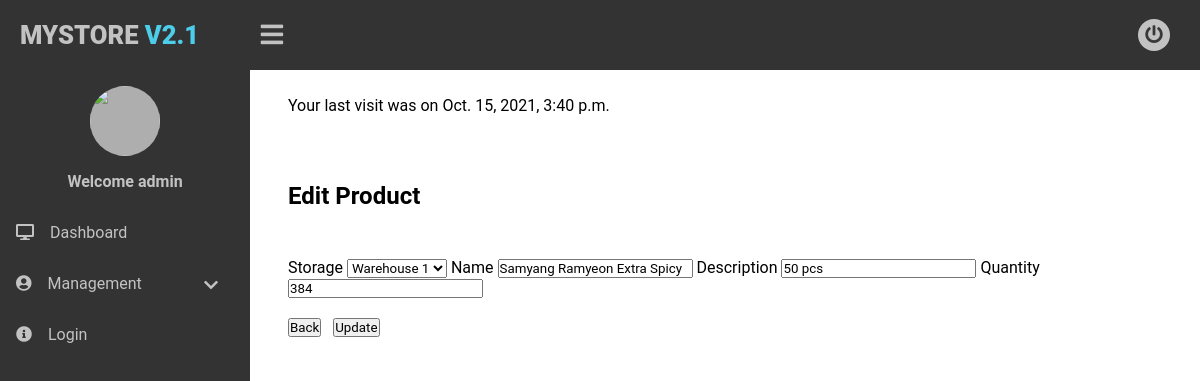
/1/update-pd/ (signed in), run on the app's committed database.
### mystorev2/models.py (models this page shows, shortened)
class User(AbstractBaseUser):
    first_name = models.CharField(verbose_name='first name', max_length=200)
    last_name = models.CharField(verbose_name='last name', max_length=200)
    group = models.ForeignKey(
        Group, on_delete=models.CASCADE, null=True, blank=True)
    username = models.CharField(max_length=20, unique=True)
    email = models.EmailField(max_length=255, unique=True)
    date_joined = models.DateTimeField(
        verbose_name='date joined', auto_now_add=True)
    last_login = models.DateTimeField(
        verbose_name='last login', auto_now_add=True)
    is_admin = models.BooleanField(default=False)
    is_active = models.BooleanField(default=True)
    is_staff = models.BooleanField(default=False)
    is_superuser = models.BooleanField(default=False)
    USERNAME_FIELD = 'username'
    REQUIRED_FIELDS = ['email', 'group']
    objects = UserManager()

class Product(models.Model):
    prodkey = models.ForeignKey(Warehouse, on_delete=models.CASCADE)
    prod_name = models.CharField(max_length=200)
    prod_desc = models.CharField(max_length=200)
    prod_qty = models.IntegerField(default=0)

### mystorev2/views.py (the view)
class ProductUpdate(UpdateView):
    model = Product
    fields = ['prodkey', 'prod_name', 'prod_qty', 'prod_desc']
    template_name = 'e-product.html'
    success_url = '/'

### mystorev2/models.py (called while the page is built)
    def __str__(self):
        return self.wh_name

### templates/e-product.html (shortened to what this page needs)
{% extends 'base.html' %} {% block content%}
<div class="main-container">
  <div class="card">
    {% if user.is_staff%}
    <p>
      Your last visit was on {{user.last_login}}
      <br /><br />
    </p>
  </div>
  <div class="card">
    <h2>Edit Product</h2>
  </div>
  <div class="card">
    <form method="post">
      {% csrf_token %} Storage {{form.prodkey}} Name {{ form.prod_name}}
      Description {{form.prod_desc}} Quantity {{form.prod_qty}}
      <br /><br />
      <a href="/">
        <button type="button" class="btn btn-primary">Back</button>
      </a>
      <button type="submit" class="btn btn-primary">Update</button>
    </form>
    {% else %}
    <p>
      You are not authorized to view this page. Please contact administrator or
    </p>
    <p>Login<a href="/login"> with the right access here</a></p>
    {% endif %}
  </div>
</div>
{% endblock%}

### templates/base.html (shortened to what this page needs)
{% load static %}
<!DOCTYPE html>
<html lang="pt-br">
  <head>
    <link
      href="{% static 'mystorev2/css/estilo.css'%}"
      rel="stylesheet"
      type="text/css"
    />
    <link
      href="https://cdnjs.cloudflare.com/ajax/libs/font-awesome/5.15.1/css/all.min.css"
      rel="stylesheet"
      type="text/css"
    />
  </head>
  <body>
    <div class="wrapper">
      <div class="header">
        <div class="header-menu">
          <div class="title">MyStore <span>V2.1</span></div>
          <div class="sidebar-btn">
            <i class="fas fa-bars"></i>
          </div>
          <ul>
            <li>
              <a href="/logout/"><i class="fas fa-power-off"></i></a>
            </li>
          </ul>
        </div>
      </div>
      <div class="sidebar">
        <div class="sidebar-menu">
          <center class="profile">
            <img src="{% static 'mystorev2/img/profile/monkey.png'%}" alt="" />
            <p>Welcome {{user.username}}</p>
          </center>
          <li class="item">
            <a href="/" class="menu-btn">
              <i class="fas fa-desktop"></i><span>Dashboard</span>
            </a>
          </li>
          <li class="item" id="profile">
            <a href="#profile" class="menu-btn">
              <i class="fas fa-user-circle"></i
              ><span
                >Management <i class="fas fa-chevron-down drop-down"></i
              ></span>
            </a>
          </li>
          <li class="item">
            <a href="/login" class="menu-btn">
              <i class="fas fa-info-circle"></i><span>Login</span>
            </a>
          </li>
        </div>
      </div>
      {% block content %} {% endblock%}
    </div>
  </body>
</html>

### static/mystorev2/css/estilo.css (style rules this page uses)
* { margin: 0; padding: 0; font-family: "Roboto", sans-serif; list-style: none; text-decoration: none; box-sizing: border-box; }
body { background: #fff; }
.wrapper .header { z-index: 1; background: rgba(0,0,0,.8); position: fixed; width: calc(100% - 0%); height: 70px; display: flex; top: 0; }
.wrapper .header .header-menu { width: calc(100% - 0%); height: 100%; display: flex; justify-content: space-between; align-items: center; padding: 0 20px; }
.wrapper .header .header-menu .title { color: rgba(255,255,255,.7); font-size: 1.6em; text-transform: uppercase; font-weight: 900; }
.wrapper .header .header-menu .title span { color: #4cceeb; }
.wrapper .header .header-menu .sidebar-btn { color: rgba(255,255,255,.7); position: absolute; margin-left: 9.4em; font-size: 1.6em; font-weight: 600; cursor: pointer; transition: all 1s; }
.wrapper .header .header-menu ul { display: flex; }
.wrapper .header .header-menu ul li a { background-color: rgba(255,255,255,.7); color: rgba(0,0,0,.7); display: block; margin: 0 10px; font-size: 18px; width: 32px; height: 32px; line-height: 32px; text-align: center; border-radius: 50%; transition: all 1s; }
.wrapper .sidebar { z-index: 1; background: rgba(0,0,0,.8); position: fixed; top: 70px; width: 250px; height: calc(100% - 9%); transition: all 1s; overflow-y: hidden; }
.wrapper .sidebar .sidebar-menu { overflow: hidden; }
.wrapper .sidebar .sidebar-menu .profile img { margin: 1em auto; width: 70px; height: 70px; border-radius: 50%; }
.profile img { background-color: rgba(255,255,255,.6); transition: all 1s; }
.wrapper .sidebar .sidebar-menu .profile p { color: rgba(255,255,255,.7); font-weight: 700; margin-bottom: 1em; }
.wrapper .sidebar .sidebar-menu .item { width: 250px; overflow: hidden; }
.wrapper .sidebar .sidebar-menu .item .menu-btn { display: block; color: rgba(255,255,255,.7); position: relative; padding: 1em; transition: all 1s; }
.wrapper .sidebar .sidebar-menu .item .menu-btn i { margin-right: 1em; }
.wrapper .sidebar .sidebar-menu .item .menu-btn .drop-down { float: right; font-size: 1em; margin-top: .2em; }
.main-container { width: (100% - 250px); margin-top: 4em; margin-left: 16em; padding: 1em;; height: 100vh; transition: all 1s; }
.wrapper .main-container .card { background: #fff; padding: 1em; font-size: 1em; margin-bottom: 1em; }

### data on the page
User: username "admin", last_login "Oct. 15, 2021, 3:40 p.m."
Product: prodkey "Warehouse 1", prod_name "Samyang Ramyeon Extra Spicy", prod_desc "50 pcs", prod_qty "384"
